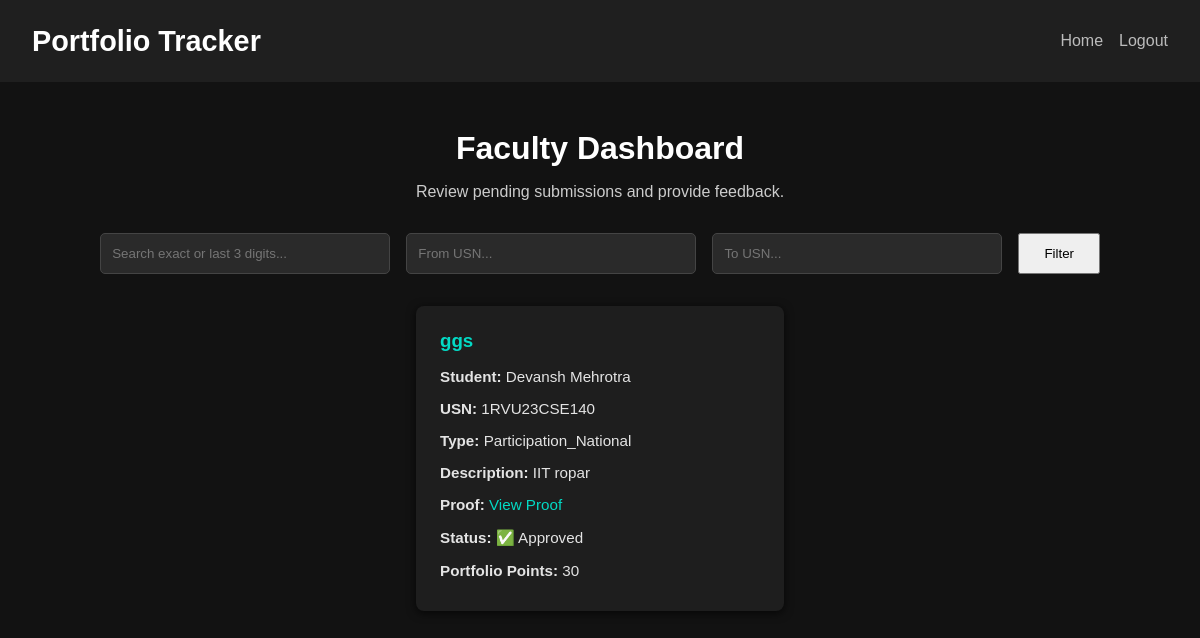
/faculty (signed in), run on an earlier commit of the app's database.
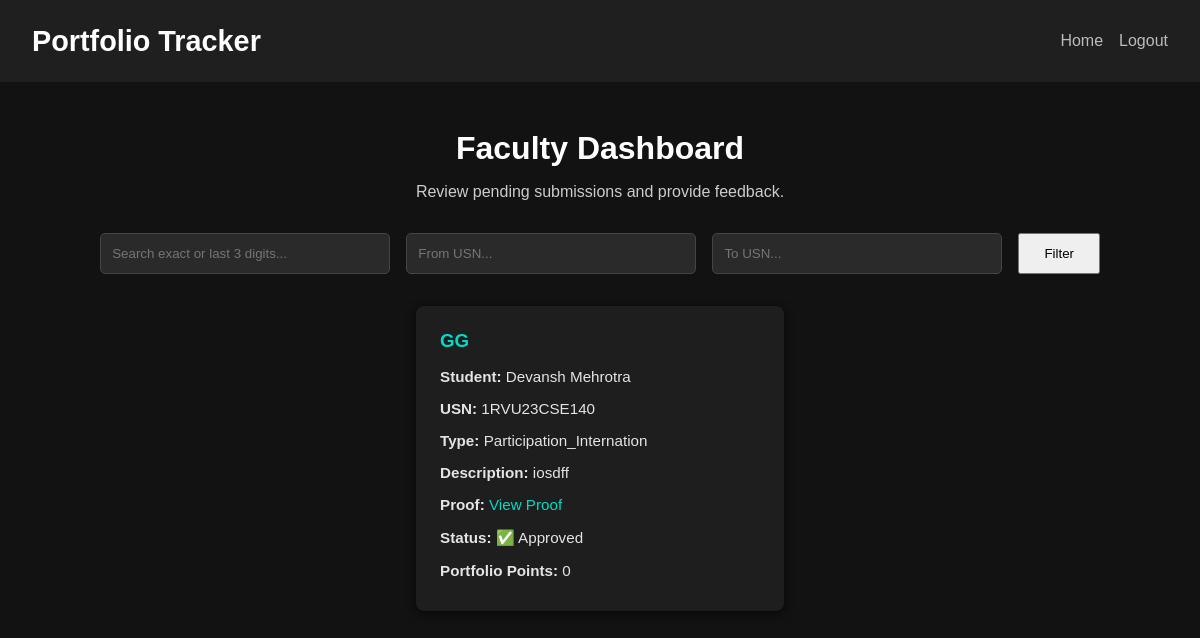
And on a later commit of the database.
### database.py (models this page shows)
class Activity(db.Model):
    id = db.Column(db.Integer, primary_key=True)
    title = db.Column(db.String(200), nullable=False)
    description = db.Column(db.Text, nullable=False)
    proof = db.Column(db.String(200), nullable=False)
    status = db.Column(db.String(20), default='pending')  # 'pending', 'approved', 'rejected'
    feedback = db.Column(db.Text)  # faculty feedback
    activity_type = db.Column(db.String(50))  # e.g., 'journal_q1q2', 'blood_donation', etc.
    student_id = db.Column(db.Integer, db.ForeignKey('user.id'), nullable=False)
    student = db.relationship('User', backref=db.backref('activities', lazy=True))

class User(db.Model):
    id = db.Column(db.Integer, primary_key=True)
    name=db.Column(db.String(100), nullable=True    )
    email = db.Column(db.String(100), unique=True, nullable=False)
    password = db.Column(db.String(200), nullable=False)
    role = db.Column(db.String(10), nullable=False)  # 'student' or 'faculty'
    usn = db.Column(db.String(20), unique=True, nullable=True)  # Changed to nullable=True
    points = db.Column(db.Integer, default=0)

### app.py (the view, shortened to what this page needs)
@app.route('/faculty', methods=['GET', 'POST'])
def faculty_dashboard():
    if 'role' not in session or session['role'] != 'faculty':
        flash('Unauthorized access.', 'error')
        return redirect(url_for('login'))
    search_query = request.args.get('search_usn', '').strip().upper()
    from_usn = request.args.get('from_usn', '').strip().upper()
    to_usn = request.args.get('to_usn', '').strip().upper()
    all_activities = Activity.query.all()
    filtered_activities = []
    for activity in all_activities:
        student = User.query.get(activity.student_id)
        if not student:
            continue
        usn = student.usn.upper()
        last_three = usn[-3:] if len(usn) >= 3 else usn
        match_search = False
        if not search_query:  # No search query, match all
            match_search = True
        elif len(search_query) == 3:  # Last 3 digits match
            match_search = last_three == search_query
        else:  # Full USN match
            match_search = usn == search_query
        match_from = False
        if not from_usn:  # No "from" filter
            match_from = True
        elif len(from_usn) == 3:  # From USN is last 3 digits
            match_from = last_three >= from_usn
        else:  # Full "from" USN match
            match_from = usn >= from_usn
        match_to = False
        if not to_usn:  # No "to" filter
            match_to = True
        elif len(to_usn) == 3:  # To USN is last 3 digits
            match_to = last_three <= to_usn
        else:  # Full "to" USN match
            match_to = usn <= to_usn
        if match_search and match_from and match_to:
            activity.student = student  # Attach student for template
            activity.student_points = student.points or 0
            filtered_activities.append(activity)
    if not filtered_activities:
        flash('No records found matching the filter criteria.', 'info')
    return render_template('faculty.html', activities=filtered_activities)

### templates/faculty.html (shortened to what this page needs)
<!DOCTYPE html>
<html lang="en">
<head>
</head>
<body>
    <nav class="navbar">
        <h1>Portfolio Tracker</h1>
        <ul class="nav-links">
            <li><a href="{{ url_for('home') }}">Home</a></li>
            <li><a href="{{ url_for('logout') }}">Logout</a></li>
        </ul>
    </nav>
    <div class="dashboard-container">
        <h2 class="dashboard-title">Faculty Dashboard</h2>
        <p class="dashboard-subtitle">Review pending submissions and provide feedback.</p>
<div class="search-container">
    <form method="GET" action="{{ url_for('faculty_dashboard') }}">
        <div style="display: flex; gap: 1rem; justify-content: center;">
            <input type="text" name="search_usn" placeholder="Search exact or last 3 digits..."
                   value="{{ request.args.get('search_usn', '') }}">
            <input type="text" name="from_usn" placeholder="From USN..."
                   value="{{ request.args.get('from_usn', '') }}">
            <input type="text" name="to_usn" placeholder="To USN..."
                   value="{{ request.args.get('to_usn', '') }}">
            <button type="submit" style="padding: 0.7rem 1.5rem;">Filter</button>
        </div>
    </form>
</div>
        {% if activities %}
        <div class="faculty-grid">
            {% for activity in activities %}
            <div class="faculty-card">
                <h3>{{ activity.title }}</h3>
                <p><strong>Student:</strong> {{ activity.student.name if activity.student else "Unknown"}}</p>
                <p><strong>USN:</strong> {{ activity.student.usn }}</p>
                <p><strong>Type:</strong> {{ activity.activity_type }}</p>
                <p><strong>Description:</strong> {{ activity.description }}</p>
                <p><strong>Proof:</strong>
                    <a href="{{ url_for('uploaded_file', filename=activity.proof) }}" target="_blank">View Proof</a>
                </p>
                {% if activity.status == 'pending' %}
                <form method="POST" action="{{ url_for('faculty_dashboard') }}">
                    <input type="hidden" name="activity_id" value="{{ activity.id }}">
                    <label>Feedback</label>
                    <textarea name="feedback" placeholder="Enter feedback here"></textarea>
                    <div class="faculty-actions">
                        <button type="submit" name="action" value="approve" class="approve-button">Approve</button>
                        <button type="submit" name="action" value="reject" class="reject-button">Reject</button>
                    </div>
                </form>
                {% else %}
                <p><strong>Status:</strong> ✅ {{ activity.status.capitalize() }}</p>
                <p><strong>Portfolio Points:</strong> {{ activity.student_points }}</p>
                {% endif %}
            </div>
            {% endfor %}
        </div>
        {% else %}
        <p>No submissions available.</p>
        {% endif %}
    </div>
</body>
</html>

What changed in the data, as far as the page shows it:
changed Activity "Approved": title "ggs" → "GG"; activity_type "Participation_National" → "Participation_Internation"; description "IIT ropar" → "iosdff"; student_points "30" → "0"
